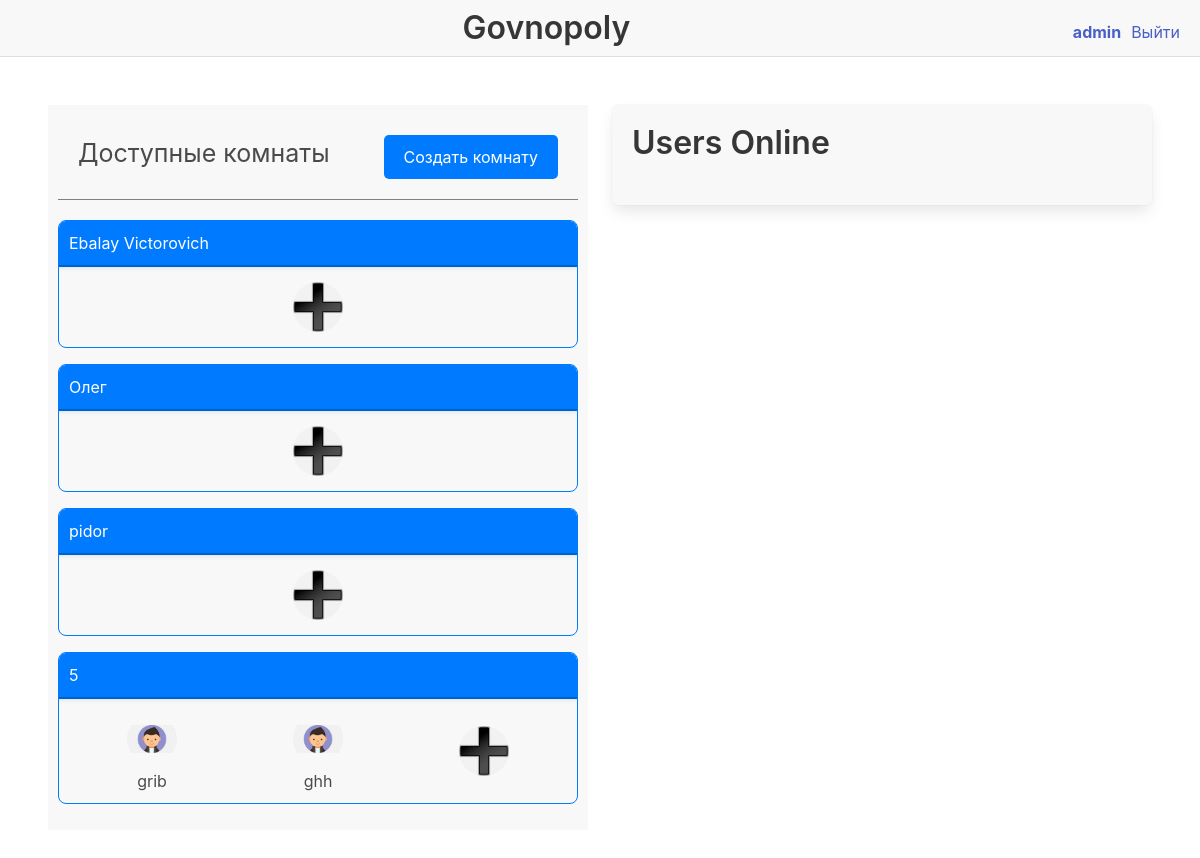
Page / (signed in) on the committed database.
### server/models.py (models this page shows, shortened)
class User(AbstractUser):
    active = models.IntegerField(default=20000)
    passive = models.IntegerField(default=20000)
    color = models.PositiveIntegerField(default=0)
    pos = models.PositiveIntegerField(default=0)
    in_prison = models.BooleanField(default=False)
    count_roll_in_prison = models.PositiveSmallIntegerField(default=0)
    monopoly = models.CharField(max_length=20, default='', blank=True)
    creation_datetime = models.DateTimeField(auto_now_add=True, null=True)
    room = models.ForeignKey(Room, on_delete=models.SET(None), null=True, blank=True)
    image = models.ImageField(upload_to='users_images/', null=True, blank=True)
    lose = models.BooleanField(default=False)
    build_allowed = models.BooleanField(default=False)

class Room(models.Model):
    name = models.CharField(max_length=100)
    players_count = models.PositiveSmallIntegerField(default=0)
    creation_datetime = models.DateTimeField(auto_now_add=True, null=True)
    round = models.PositiveIntegerField(default=0)
    current_player = models.SmallIntegerField(default=0)
    start_game = models.BooleanField(default=False)
    count_doubles = models.PositiveSmallIntegerField(default=0)
    count_deals = models.PositiveSmallIntegerField(default=0)

### server/views.py (the view)
# urls.py: path('', RoomlListView.as_view(), name="index"),
class RoomlListView(ListView):
    model = Room
    template_name = 'index.html'  # Specify the path to your template
    context_object_name = 'rooms'  # The variable name used in the template to represent the list of objects

### server/templates/index.html (shortened to what this page needs)
{% load static %}
<!DOCTYPE html>
<html>
<head>
  <link rel="stylesheet" href="https://cdn.jsdelivr.net/npm/bulma@0.9.4/css/bulma.min.css">
</head>
<body>
<header class="header">
        <div class="title">Govnopoly</div>
        <div class="buttons">
            {% if user.is_authenticated %}
                 <a href="profile/"><strong>{{ user }}</strong></a>
            <a href="{% url 'logout' %}">Выйти</a>
            {% else %}
            <a href="{% url 'login' %}">Войти</a>
            <a href="{% url 'register' %}">Зарегистрироваться</a>
            {% endif %}
        </div>
    </header>
  <div class="container-lg">
     {% if user.is_authenticated %}
    <section class="section">
      <div class="columns">
        <div class="column">
        <div class="rooms-list">
 <div class="rooms-list-top">
     <h2 class="rooms-list-title" >Доступные комнаты</h2>
 <a class="room-create" href="create-room/">Создать комнату</a>
 </div>
     <div class="row room-container">
        {% for room in object_list %}
            <div class="col-md-3 mb-4">
                <div class="room-card">
                    <div class="card-header">
                        <h5 class="mb-0">{{ room.name }}</h5>
                    </div>
                    <div class="player-list">
                    {% for player in room.user_set.all %}
                        <div class="player">
                            <div class="player-avatar">
                                <img src="{% if player.image %} {{ player.image.url }} {% else %} ../../static/front/images/images.jpeg {% endif %}" alt="{{ player.name }}">
                            </div>
                            <span>{{ player }}</span>
                        </div>
                        {% endfor %}
                     <div class="player-avatar">
                                <a href="game/{{room.name}}/"><img src="../../static/front/images/plus.png" alt="{{ player.name }}"></a>
                    </div>
                    </div>
                </div>
            </div>
        {% endfor %}
    </div>
 </div>
        </div>
        <div class="column">
          <div class="box">
            <div class="title">Users Online </div>
          </div>
        </div>
      </div>
    </section>
         {% else %}
         <div class="anonim-title">Авторизируйтесь чтобы поиграть</div>
       {% endif %}
  </div>
</body>
</html>

### server/templates/index.html (style rules this page uses)
a { text-decoration: none; }
.header { display: flex; justify-content: space-between; align-items: center; padding: 10px 20px; background-color: #f8f8f8; border-bottom: 1px solid #ddd; }
.header .title { flex-grow: 1; text-align: center; margin: 0; }
.header .buttons { display: flex; gap: 10px; }
.room-card { border: 1px solid #007bff; border-radius: 8px; overflow: hidden; transition: box-shadow 0.3s; }
.card-header { background-color: #007bff; color: #fff; padding: 10px; border-bottom: 1px solid #0062cc; }
.player-list { display: flex; justify-content: space-around; align-items: center; padding: 10px; border-top: 1px solid #0062cc; }
.player-avatar { width: 50px; height: 50px; border-radius: 50%; overflow: hidden; margin: 5px; }
.player-avatar img { width: 100%; height: 100%; object-fit: contain; }
.room-container { width: 100%; }
.rooms-list { background-color: #f8f8f8; padding: 10px; }
.rooms-list-top { display: flex; justify-content: space-between; margin-bottom: 20px; padding: 20px; border-bottom: 1px solid gray; }
.rooms-list-title { font-size: 25px; }
.room-create { text-align: center; padding: 10px 20px; border: none; background-color: #007bff; color: white; cursor: pointer; border-radius: 5px; }
.box { background-color: #f8f8f8; }
.player { text-align: center; }

### rows in the picture
User: username "admin"
Room: name "Ebalay Victorovich"
Room: name "Олег"
Room: name "pidor"
Room: name "5"
User: username "grib"
User: username "ghh"
